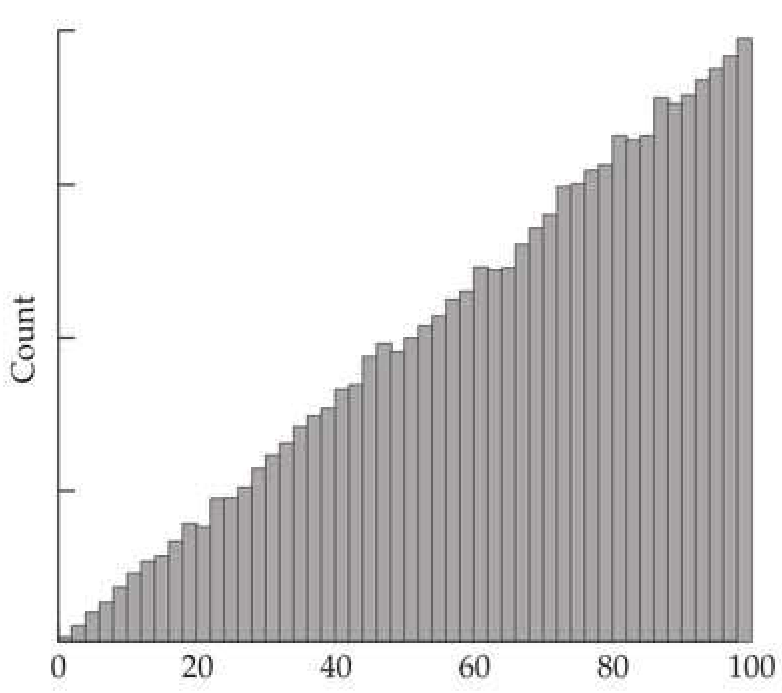
#> input picture tmp/paddle_output/appendix2_full/figures/fig_0.png, 782 x 693 px
$ python -i audit_genetics_structured_issues.py   (imports and definitions only)
#> lines starting #> are read from the running program, lines starting #| are printed output that depends on the picture
#> further down, picture is the input picture: shape (693, 782, 3); mean B, G, R 214.2, 213.9, 215.3
"""Create a read-only diagnosis of the reported Genetics structure issues."""

from __future__ import annotations

import csv
import json
import math
import re
import shutil
from pathlib import Path
from typing import Any

import cv2
import fitz
import numpy as np
from PIL import Image, ImageDraw

ROOT = Path(__file__).resolve().parents[1]
OUTPUT = ROOT / "tmp" / "genetics_full_audit" / "structured_diagnosis"
FIGURE_GLOB = ("Genetics_3.*.png", "Genetics_4.*.png")
EXAMPLE_HEADING_RE = re.compile(r"^\s*Example\s+(?P<number>\d+(?:\.\d+)?)[.:]", re.IGNORECASE | re.MULTILINE)


def read_json(path: Path) -> Any:
    return json.loads(path.read_text(encoding="utf-8"))


def write_json(path: Path, payload: Any) -> None:
    path.write_text(json.dumps(payload, ensure_ascii=False, indent=2) + "\n", encoding="utf-8")


def weighted_median(values: list[tuple[float, float]]) -> float:
    values = sorted(values)
    total = sum(weight for _, weight in values)
    cursor = 0.0
    for value, weight in values:
        cursor += weight
        if cursor >= total / 2:
            return value
    return 0.0


def estimate_skew(image: np.ndarray) -> tuple[float, int, float]:
    gray = cv2.cvtColor(image, cv2.COLOR_BGR2GRAY)
    edges = cv2.Canny(cv2.GaussianBlur(gray, (3, 3), 0), 50, 160)
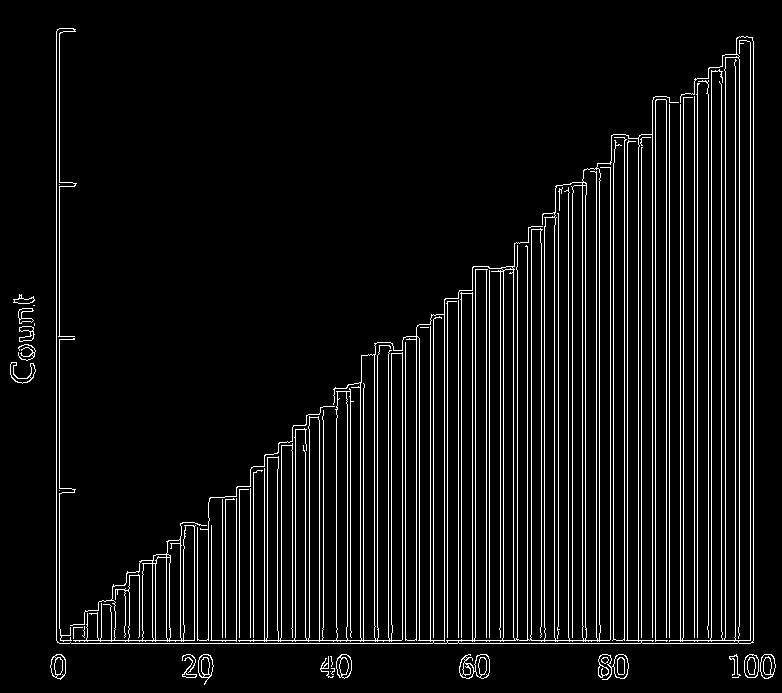
#> edges: shape (693, 782); 6.7% white in thin lines or dots
    minimum = min(gray.shape)
#> minimum = 693
    lines = cv2.HoughLinesP(
        edges,
        1,
        np.pi / 1800,
        threshold=max(20, minimum // 24),
        minLineLength=max(35, minimum // 12),
        maxLineGap=18,
    )
#> lines = 133 rows, first 6: [56, 677, 56, 31], [59, 643, 750, 643], [721, 640, 721, 66], [753, 677, 753, 41], [627, 674, 627, 135], [652, 641, 652, 100]
    candidates: list[tuple[float, float]] = []
    for x1, y1, x2, y2 in ([] if lines is None else lines.reshape(-1, 4)):
        angle = math.degrees(math.atan2(float(y2 - y1), float(x2 - x1)))
        deviation = ((angle + 45) % 90) - 45
        length = math.hypot(float(x2 - x1), float(y2 - y1))
        if abs(deviation) <= 6:
            candidates.append((deviation, length))
#> this loop made 133 passes
#> (x1, y1, x2, y2, angle, deviation, length) on passes 1 to 12: (56, 677, 56, 31, -90, 0, 646), (59, 643, 750, 643, 0, 0, 691), (721, 640, 721, 66, -90, 0, 574), (753, 677, 753, 41, -90, 0, 636), (627, 674, 627, 135, -90, 0, 539), (652, 641, 652, 100, -90, 0, 541), (641, 642, 641, 134, -90, 0, 508), (666, 641, 666, 96, -90, 0, 545), (613, 639, 613, 163, -90, 0, 476), (669, 641, 669, 97, -90, 0, 544), (599, 676, 599, 163, -90, 0, 513), (750, 677, 750, 37, -90, 0, 640)
#> (angle, deviation, length) on passes 61 to 66: (-90, 0, 297), (-90, 0, 292), (-90, 0, 216), (-90, 0, 298), (-90, 0, 299), (-90, 0, 214)
#> after the loop, candidates = 107 pairs, first value -5.71 to 4.01, second value 57.14 to 691
    if not candidates:
        raise ValueError("No near-horizontal or near-vertical line evidence for skew estimation")
    return weighted_median(candidates), len(candidates), sum(weight for _, weight in candidates)
#> in weighted_median, `values = sorted(values)`: values has the same summary as candidates in estimate_skew
#> in weighted_median, `total = sum(weight for _, weight in values)`: total = 34452.7
#> the loop in weighted_median, `for value, weight in values:` made 74 passes
#> (value, weight, cursor) on passes 1 to 12: (-5.71, 80.4, 80.4), (-5.51, 83.38, 163.8), (-5.44, 84.38, 248.2), (-5.25, 87.37, 335.5), (-4.34, 79.23, 414.8), (-4.24, 81.22, 496), (-3.81, 75.17, 571.1), (-3.67, 78.16, 649.3), (-3.58, 64.12, 713.4), (-3.09, 74.11, 787.5), (0, 65, 852.5), (0, 80, 932.5)
#> after the loop in weighted_median, `for value, weight in values:`: cursor = 17536.5


# [316 lines left out: functions rotate_expanded, panel, deskew_probe, example_evidence, style_evidence, paragraph_evidence and 3 more, not called in this run]


# [2 lines not run here, left out]

>>> import cv2
>>> picture = cv2.imread('../tmp/paddle_output/appendix2_full/figures/fig_0.png')
>>> result = estimate_skew(picture)
#> result = (0, 107, 34452.7)

$ run again, on tmp/paddle_output/appendix3_full/figures/fig_1.png
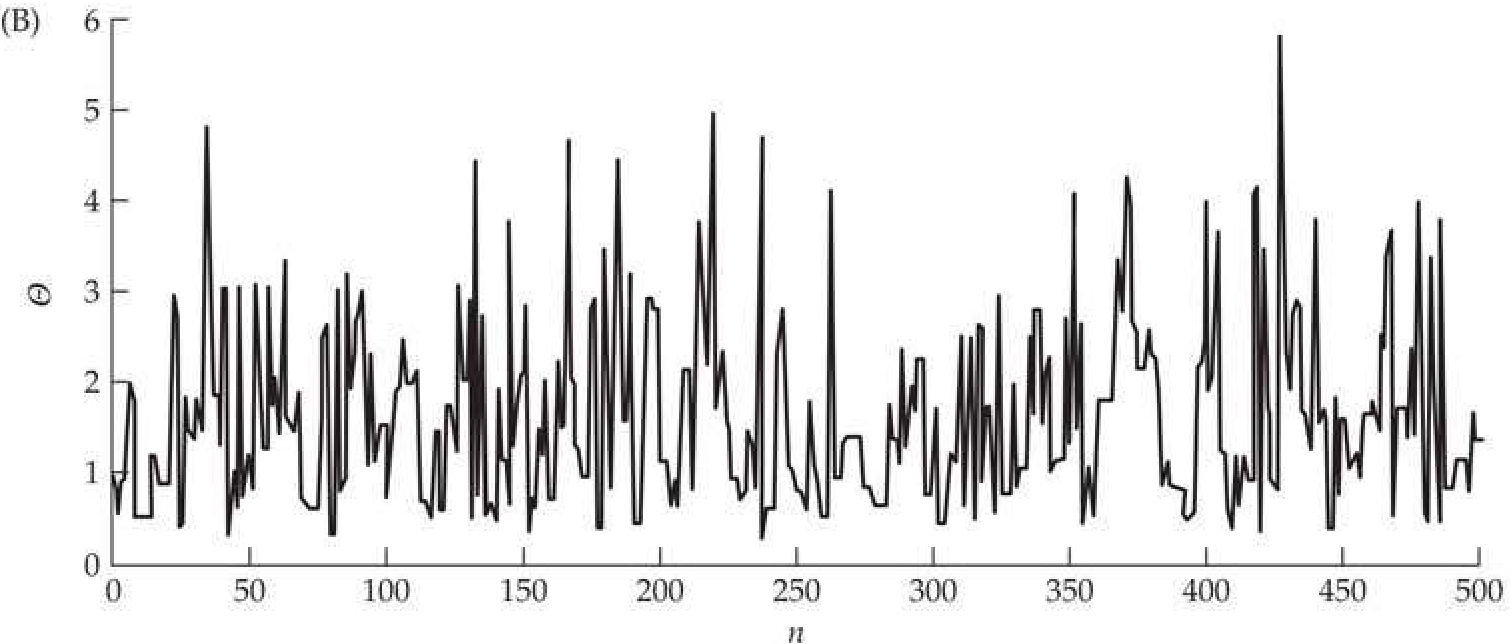
#> input picture tmp/paddle_output/appendix3_full/figures/fig_1.png, 1511 x 644 px
#> picture is the input picture: shape (644, 1511, 3); mean B, G, R 228.8, 228.8, 229.1
#> in estimate_skew, `edges = cv2.Canny(cv2.GaussianBlur(gray, (3, 3), 0), 50, 160)`:
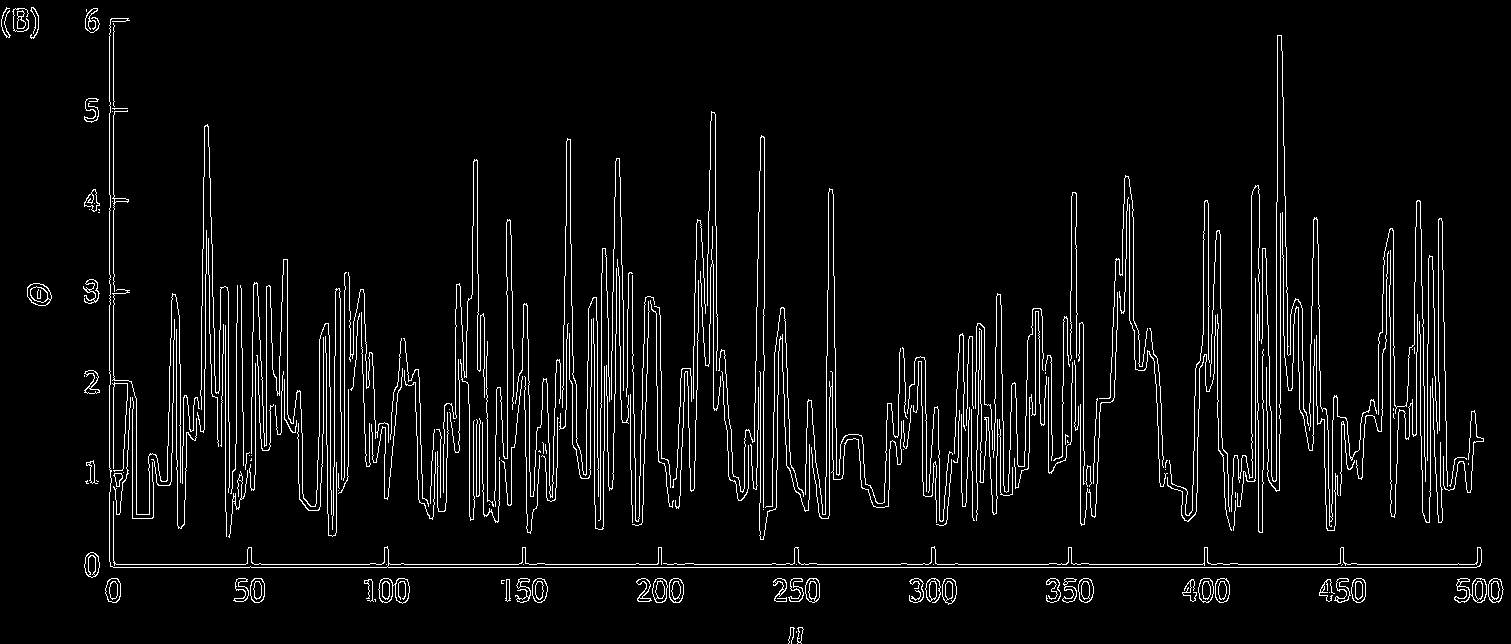
#> edges: shape (644, 1511); 5.1% white in thin lines or dots
#> lines = 419 rows, first 6: [84, 567, 1476, 567], [84, 564, 1480, 564], [109, 469, 109, 25], [113, 602, 113, 18], [1277, 201, 1277, 35], [443, 428, 695, 441]
#> the loop in estimate_skew, `for x1, y1, x2, y2 in ([] if lines is None else lines.reshape(-1, 4)):` made 419 passes
#> (x1, y1, x2, y2, angle, deviation, length) on passes 1 to 3: (84, 567, 1476, 567, 0, 0, 1392), (84, 564, 1480, 564, 0, 0, 1396), (109, 469, 109, 25, -90, 0, 444)
#> after the loop in estimate_skew, `for x1, y1, x2, y2 in ([] if lines is None else lines.reshape(-1, 4)):`: candidates = 398 pairs, first value -5.91 to 5.89, second value 53 to 1396
#> values has the same summary as candidates in estimate_skew
#> total = 45948.3
#> the loop in weighted_median, `for value, weight in values:` made 236 passes
#> (value, weight, cursor) on passes 1 to 3: (-5.91, 58.31, 58.31), (-5.44, 63.29, 121.6), (-4.99, 103.4, 225)
#> after the loop in weighted_median, `for value, weight in values:`: cursor = 22986.7
#> result = (0, 398, 45948.3)

$ run again, on tmp/paddle_output/appendix3_full/figures/fig_2.png
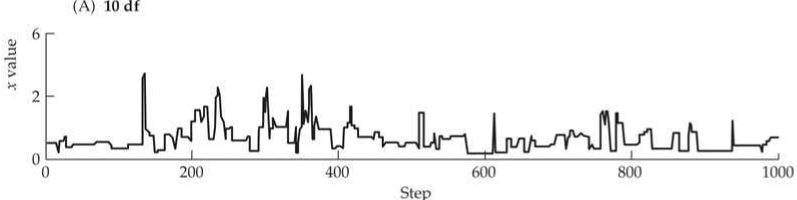
#> input picture tmp/paddle_output/appendix3_full/figures/fig_2.png, 1594 x 399 px (shown at 1/2 size)
#> picture is the input picture: shape (399, 1594, 3); mean B, G, R 244.9, 244.9, 244.9
#> in estimate_skew, `edges = cv2.Canny(cv2.GaussianBlur(gray, (3, 3), 0), 50, 160)`:
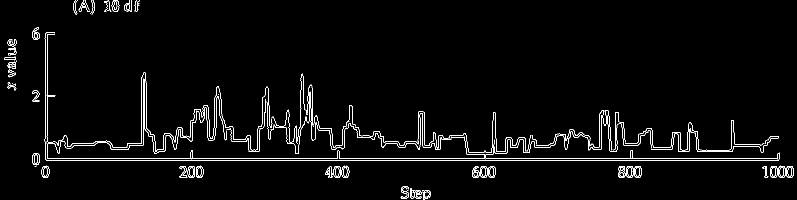
#> edges: shape (399, 1594) (shown at 1/2 size); 2.5% white in thin lines or dots
#> lines = 415 rows, first 6: [64, 320, 1557, 320], [65, 316, 1559, 316], [984, 289, 1068, 291], [90, 284, 134, 283], [1198, 272, 1249, 272], [1344, 297, 1465, 301]
#> the loop in estimate_skew, `for x1, y1, x2, y2 in ([] if lines is None else lines.reshape(-1, 4)):` made 415 passes
#> (x1, y1, x2, y2, angle, deviation, length) on passes 1 to 3: (64, 320, 1557, 320, 0, 0, 1493), (65, 316, 1559, 316, 0, 0, 1494), (984, 289, 1068, 291, 1.36, 1.36, 84.02)
#> after the loop in estimate_skew, `for x1, y1, x2, y2 in ([] if lines is None else lines.reshape(-1, 4)):`: candidates = 383 pairs, first value -4.51 to 4.9, second value 35 to 1494
#> values has the same summary as candidates in estimate_skew
#> total = 24223.2
#> the loop in weighted_median, `for value, weight in values:` made 245 passes
#> (value, weight, cursor) on passes 1 to 3: (-4.51, 38.12, 38.12), (-4.4, 39.12, 77.23), (-4.4, 39.12, 116.3)
#> after the loop in weighted_median, `for value, weight in values:`: cursor = 12152.3
#> result = (0, 383, 24223.2)

$ run again, on tmp/paddle_output/appendix4_full/figures/fig_0.png
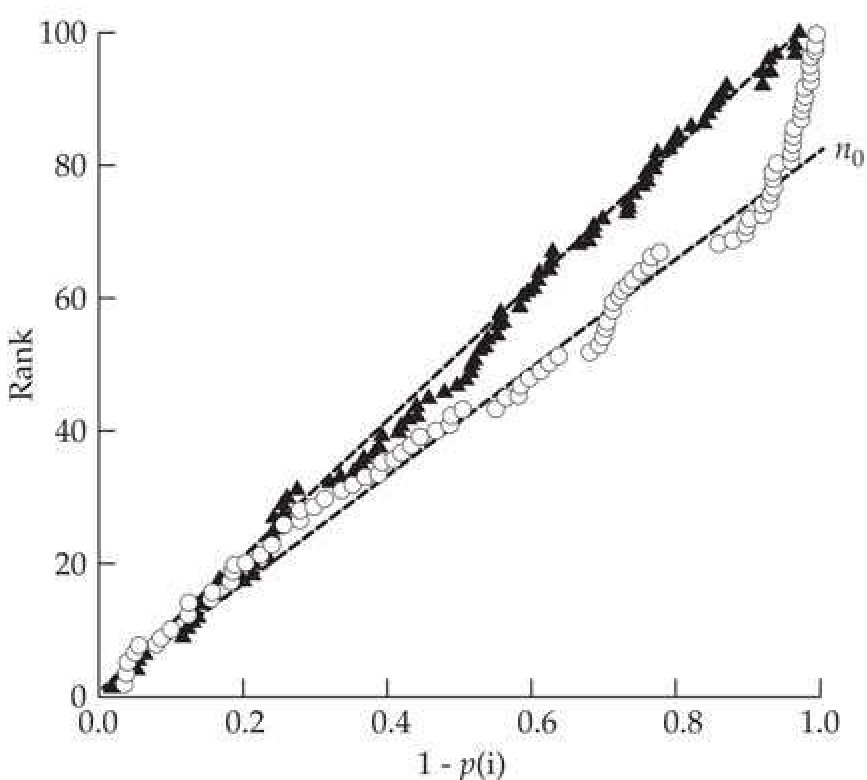
#> input picture tmp/paddle_output/appendix4_full/figures/fig_0.png, 867 x 780 px
#> picture is the input picture: shape (780, 867, 3); mean B, G, R 246.2, 246.2, 246.3
#> in estimate_skew, `edges = cv2.Canny(cv2.GaussianBlur(gray, (3, 3), 0), 50, 160)`:
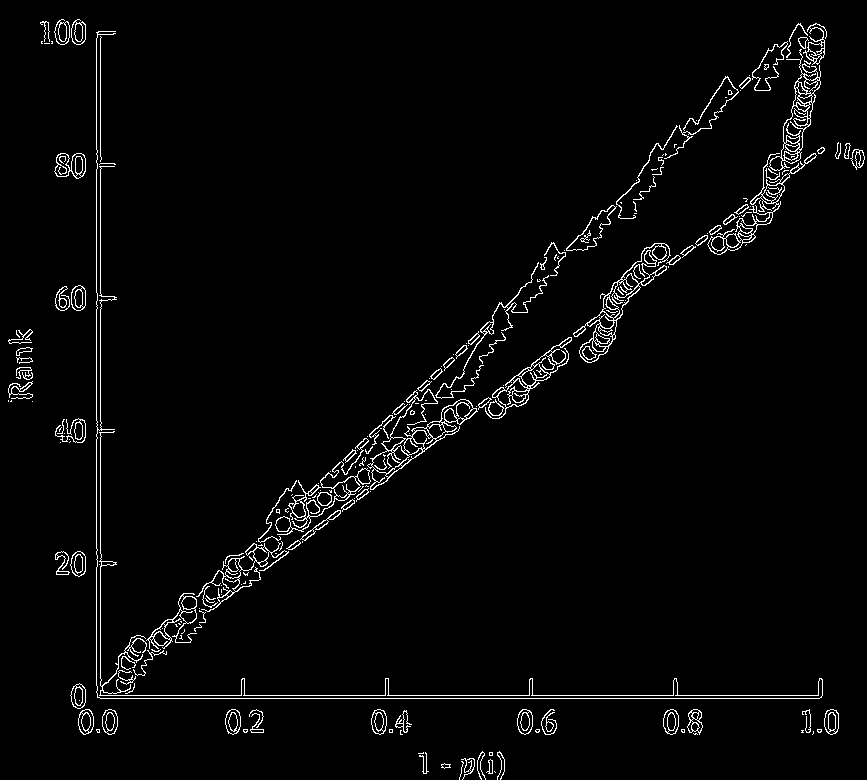
#> edges: shape (780, 867); 2.7% white in thin lines or dots
#> lines = 159 rows, first 6: [71, 698, 819, 698], [70, 695, 822, 695], [79, 708, 824, 149], [74, 706, 822, 147], [96, 692, 96, 32], [100, 694, 100, 31]
#> the loop in estimate_skew, `for x1, y1, x2, y2 in ([] if lines is None else lines.reshape(-1, 4)):` made 159 passes
#> (x1, y1, x2, y2, angle, deviation, length) on passes 1 to 3: (71, 698, 819, 698, 0, 0, 748), (70, 695, 822, 695, 0, 0, 752), (79, 708, 824, 149, -36.88, -36.88, 931.4)
#> after the loop in estimate_skew, `for x1, y1, x2, y2 in ([] if lines is None else lines.reshape(-1, 4)):`: candidates = [(0, 748), (0, 752), (0, 660), (0, 663), (-2.02, 142.1), (-0.591, 97.01)]
#> values = [(-2.02, 142.1), (-0.591, 97.01), (0, 660), (0, 663), (0, 748), (0, 752)]
#> total = 3062.1
#> the loop in weighted_median, `for value, weight in values:` made 4 passes
#> (value, weight, cursor) on passes 1 to 4: (-2.02, 142.1, 142.1), (-0.591, 97.01, 239.1), (0, 660, 899.1), (0, 663, 1562.1)
#> after the loop in weighted_median, `for value, weight in values:`: cursor = 1562.1
#> result = (0, 6, 3062.1)
